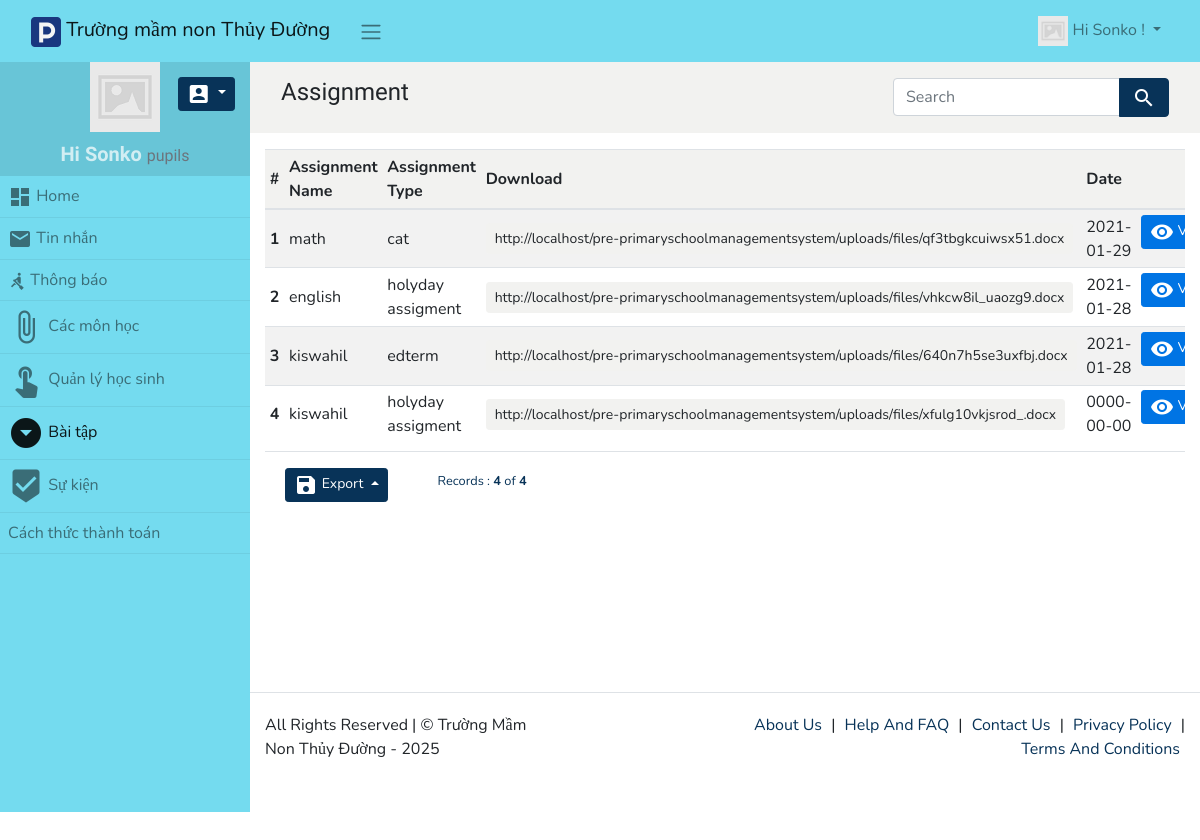
Screenshot of /assignment (signed in) with the database file from the repository.
### tables this page shows
CREATE TABLE `assignment` (
  `id` int(11) NOT NULL,
  `assignment_name` varchar(255) NOT NULL,
  `assignment_type` varchar(255) NOT NULL,
  `download` varchar(255) NOT NULL,
  `date` date NOT NULL
);

### app/views/partials/assignment/list.php (the view, shortened to what the rows shown need)
<?php
$can_edit = ACL::is_allowed("assignment/edit");
$can_view = ACL::is_allowed("assignment/view");
?>
<?php
$page_element_id = "list-page-" . random_str();
$current_page = $this->set_current_page_link();
$view_data = $this->view_data;
$records = $view_data->records;
?>
<section class="page" id="<?php echo $page_element_id; ?>" data-page-type="list"  data-display-type="table" data-page-url="<?php print_link($current_page); ?>">
        <div  class="">
            <div class="container-fluid">
                <div class="row ">
                    <div class="col-md-12 comp-grid">
                        <div  class=" animated fadeIn page-content">
                            <div id="assignment-list-records">
                                <div id="page-report-body" class="table-responsive">
                                    <table class="table  table-striped table-sm text-left">
                                        <thead class="table-header bg-light">
                                            <tr>
                                                <th class="td-sno">#</th>
                                                <th  class="td-assignment_name"> Assignment Name</th>
                                                <th  class="td-assignment_type"> Assignment Type</th>
                                                <th  class="td-download"> Download</th>
                                                <th  class="td-date"> Date</th>
                                                <th class="td-btn"></th>
                                            </tr>
                                        </thead>
                                        <?php
                                        if(!empty($records)){
                                        ?>
                                        <tbody class="page-data" id="page-data-<?php echo $page_element_id; ?>">
                                            <?php
                                            $counter = 0;
                                            foreach($records as $data){
                                            $rec_id = (!empty($data['id']) ? urlencode($data['id']) : null);
                                            $counter++;
                                            ?>
                                            <tr>
                                                    <th class="td-sno"><?php echo $counter; ?></th>
                                                    <td class="td-assignment_name">
                                                        <span <?php if($can_edit){ ?> data-value="<?php echo $data['assignment_name']; ?>"
                                                            class="is-editable" <?php } ?>>
                                                            <?php echo $data['assignment_name']; ?>
                                                        </span>
                                                    </td>
                                                    <td class="td-assignment_type">
                                                        <span <?php if($can_edit){ ?> data-source='<?php echo json_encode_quote(Menu :: $assignment_type); ?>'
                                                            class="is-editable" <?php } ?>>
                                                            <?php echo $data['assignment_type']; ?>
                                                        </span>
                                                    </td>
                                                    <td class="td-download"><a class="btn btn-sm btn-light" href="<?php echo $data['download']; ?>"><i class ="fa fa-file"></i><?php echo " ".$data['download']; ?></a></td>
                                                    <td class="td-date">
                                                        <span <?php if($can_edit){ ?> data-flatpickr="{ enableTime: false, minDate: '', maxDate: ''}"
                                                            class="is-editable" <?php } ?>>
                                                            <?php echo $data['date']; ?>
                                                        </span>
                                                    </td>
                                                    <th class="td-btn">
                                                        <?php if($can_view){ ?>
                                                        <a class="btn btn-sm btn-success has-tooltip" title="View Record" href="<?php print_link("assignment/view/$rec_id"); ?>">
                                                            <i class="material-icons">visibility</i> View
                                                        </a>
                                                        <?php } ?>
                                                    </th>
                                                </tr>
                                                <?php
                                                }
                                                ?>
                                            </tbody>
                                            <?php
                                            }
                                            ?>
                                        </table>
                                    </div>
                                                    </div>
                                                </div>
                                            </div>
                                        </div>
                                    </div>
                                </div>
                            </section>

### rows the page displays
assignment: assignment_name "math", assignment_type "cat", download "http://localhost/pre-primaryschoolmanagementsystem/uploads/files/qf3tbgkcuiwsx51.docx", date "2021-01-29"
assignment: assignment_name "english", assignment_type "holyday assigment", download "http://localhost/pre-primaryschoolmanagementsystem/uploads/files/vhkcw8il_uaozg9.docx", date "2021-01-28"
assignment: assignment_name "kiswahil", assignment_type "edterm", download "http://localhost/pre-primaryschoolmanagementsystem/uploads/files/640n7h5se3uxfbj.docx", date "2021-01-28"
assignment: assignment_name "kiswahil", assignment_type "holyday assigment", download "http://localhost/pre-primaryschoolmanagementsystem/uploads/files/xfulg10vkjsrod_.docx", date "0000-00-00"

### other values shown
SITE_NAME "Trường mầm non Thủy Đường"
USER_NAME "Sonko"
ACL::$user_role "pupils"
$menuobj['label'] "Home"
$menuobj['label'] "Tin nhắn"
$menuobj['label'] "Thông báo"
$menuobj['label'] "Các môn học"
$menuobj['label'] "Quản lý học sinh"
$menuobj['label'] "Bài tập"
$menuobj['label'] "Sự kiện"
$menuobj['label'] "Cách thức thành toán"
$record_position "4"
$this->total_records "4"
SITE_NAME "Trường Mầm Non Thủy Đường"
